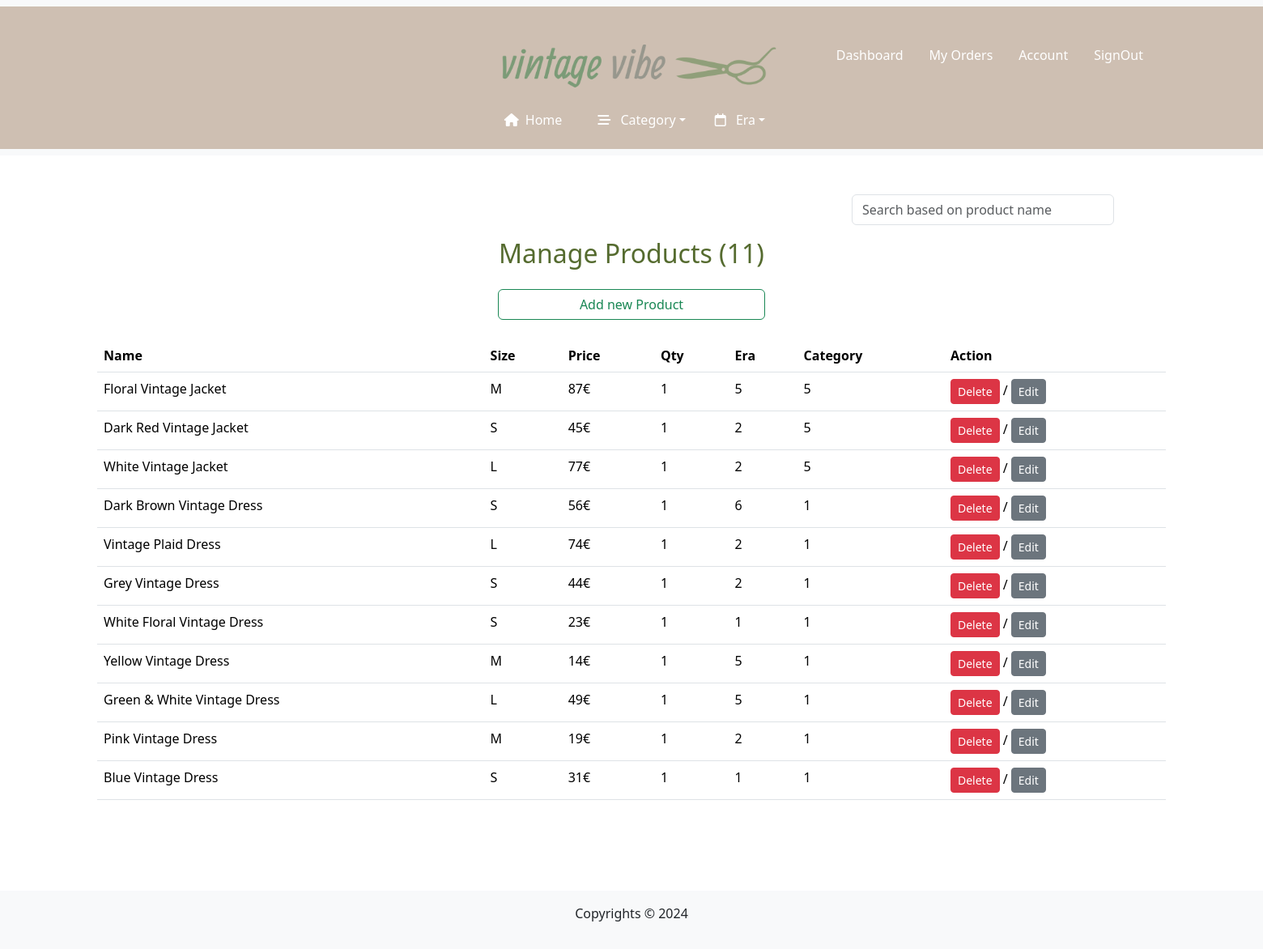
Page /manage-products.php (signed in) on the committed database.
### tables this page shows
CREATE TABLE `product` (
  `id` int(11) NOT NULL,
  `name` varchar(100) NOT NULL,
  `size` enum('S','M','L') NOT NULL,
  `price` float NOT NULL,
  `qty` int(11) NOT NULL DEFAULT 1,
  `eraid` int(11) NOT NULL,
  `categoryid` int(11) NOT NULL,
  `created_at` datetime NOT NULL DEFAULT current_timestamp(),
  `updated_at` datetime NOT NULL DEFAULT current_timestamp() ON UPDATE current_timestamp()
);

### includes/crud.php (called while the page is built, shortened)
<?php
class Crud {
    private $pdo;
    function __construct($pdo) {
        $this -> pdo = $pdo;
    }
    private function where($where = []){
        $where_statement = "";
        return $where_statement;
    }
    private function columns($columns = []){
        if (empty($columns)) {
            return "*";
        } else {
            return implode(",", $columns);
        }
    }
    public function select($table, $columns = [], $where =[], $limit, $sort) {
        $columns = $this->columns($columns);
        $whereClause = $this->where($where);
        $sort = ($sort == '') ? ' ORDER BY id DESC  '  : ' ORDER BY ' . $sort . ' ';
        $limitClause = ($limit > 0) ?  "LIMIT $limit" : "" ;
         $sql = "SELECT $columns FROM $table $whereClause $sort $limitClause";
         return $this->pdo->query($sql);
    }
}

### manage-products.php (the view, shortened to what this page needs)
<?php include('includes/header.php'); ?>
<?php
if(isset($_GET['search-products']) && !empty($_GET['search-products'])){
    $search_products = (new CRUD($pdo))->search('product',[],['name'=>$_GET['search-products']],'');
    $search_products = $search_products->fetchAll();
    if (count($search_products) > 0) {
        $products = $search_products;
    } else {
        $products = [];
    }
}else{
    $products = (new CRUD($pdo))->select('product',[],[],'','');
    $products = $products->fetchAll();
}
?>
<?php
    if(isset($_SESSION['logged_in']) && $_SESSION['logged_in'] == true):
    if(!(isset($_SESSION['is_user']) && $_SESSION['is_user'] == true)):
?>
    <section class="manage-products py-5">
        <div class="container">
        <div class="search mb-3 w-100" style="margin-left:920px;">
            <form class="w-50"  method="get" action="<?= $_SERVER['PHP_SELF'];?>">
                <div class="input-group w-50">
                    <input class="form-control" type="search" name="search-products" value="<?= isset($_GET['search-products']) && !empty($_GET['search-products']) ? $_GET['search-products'] : '' ?>" placeholder="Search based on product name" >
                </div>
            </form>
        </div>
        <?php if(count($products) > 0): ?>
            <h2 class="text-center" style="color:darkolivegreen;">Manage Products (<?= count($products); ?>)</h2>
        <div class="row mt-4">
            <button type="submit" class="btn btn-outline-success add-product-btn w-25 mx-auto mb-4"  data-bs-toggle="modal"  data-bs-target="#addProductModal" data-residence-id="">
                Add new Product
            </button>
            <table class="table">
                <tr>
                    <th>Name</th>
                    <th>Size</th>
                    <th>Price</th>
                    <th>Qty</th>
                    <th>Era</th>
                    <th>Category</th>
                    <th>Action</th>
                </tr>
            <?php foreach($products as $product): ?>
                <tr>
                    <td><?= $product['name'] ?></td>
                    <td><?= $product['size'] ?></td>
                    <td><?= $product['price'] ?>&euro;</td>
                    <td><?= $product['qty'] ?></td>
                    <td><?= $product['eraid'] ?></td>
                    <td><?= $product['categoryid'] ?></td>
                    <td>
                        <a href="?action=delete&id=<?=$product['id'];?>" class="btn btn-sm btn-danger" onclick="return confirm('Are you sure?');">Delete</a> /
                        <a href="?action=edit&id=<?=$product['id'];?>" class="btn btn-sm btn-secondary">Edit</a>
                    </td>
                </tr>
                <?php endforeach; ?>
            </table>
        </div>
        <?php endif; ?>
        </div>
    </section>
<?php else: header('location:index.php');?>
<?php endif; endif; ?>
<?php include('includes/footer.php'); ?>

### includes/header.php (shortened to what this page needs)
<!DOCTYPE html>
<html lang="en">
<head>
    <link href="https://cdn.jsdelivr.net/npm/bootstrap@5.3.3/dist/css/bootstrap.min.css" rel="stylesheet">
    <link rel="stylesheet" href="https://cdnjs.cloudflare.com/ajax/libs/font-awesome/6.0.0-beta3/css/all.min.css">
</head>
<body style="overflow-x:hidden;">
    <header>
        <nav class="navbar navbar-expand-lg bg-body-tertiary">
            <div style="background-color: #cebfb2;"  class="w-100">
            <div class="container">
                <div class="row d-flex align-items-center py-3">
                <div class="col-12 d-flex justify-content-between mb-3 mt-4">
                    <div>
                        <a style="margin-left:480px;" class="navbar-brand" href="#">
                            <img id="logo" src="assets/images/newlogo.png" alt="vintagevibe Logo" draggable="false" width="350"/>
                        </a>
                    </div>
                    <div class="flex-end" >
                        <?php if(isset($_SESSION['logged_in']) && ($_SESSION['logged_in'] === true)): ?>
                            <ul class="navbar-nav align-items-center mx-auto">
                                <?php if(isset($_SESSION['is_admin']) && ($_SESSION['is_admin'] === true)): ?>
                                    <li class="nav-item">
                                        <a class="nav-link mx-2 text-white" href="dashboard.php">Dashboard</a>
                                    </li>
                                <?php endif; ?>
                                <?php if(isset($_SESSION['logged_in']) && ($_SESSION['logged_in'] === true)): ?>
                                    <li class="nav-item">
                                        <a class="nav-link mx-2 text-white" href="my-orders.php">My Orders</a>
                                    </li>
                                <?php endif; ?>
                                <li class="nav-item">
                                    <a class="nav-link mx-2 text-white" href="account.php">Account</a>
                                </li>
                                <li class="nav-item">
                                    <a class="nav-link mx-2 text-white" href="?action=logout">SignOut</a>
                                </li>
                            </ul>
                        <?php endif; ?>
                    </div>
                </div>
                <div class="col-12 d-flex justify-content-center">
                    <div class="collapse navbar-collapse" id="navbarSupportedContent">
                    <ul class="navbar-nav align-items-center mx-auto " >
                        <li class="nav-item">
                            <a class="nav-link mx-2 text-white" href="index.php"><i class="fas fa-home pe-2" style="color:white "></i>Home</a>
                        </li>
                        <li class="nav-item dropdown" style="margin-left:20px">
                            <a class="nav-link dropdown-toggle text-white" href="#" role="button" data-bs-toggle="dropdown" aria-expanded="false"><i class="fa-solid fa-bars-staggered pe-2"></i>
                            Category</a>
                        </li>
                        <li class="nav-item dropdown" style="margin-left:20px">
                            <a class="nav-link dropdown-toggle text-white" href="#" role="button" data-bs-toggle="dropdown" aria-expanded="false"><i class="fa-regular fa-calendar pe-2"></i>
                            Era</a>
                        </li>
                    </ul>
                    </div>
                </div>
                </div>
            </div>
        </div>
        </nav>
    </header>

### includes/footer.php (shortened to what this page needs)
<footer class="mt-5 bg-light py-3">
    <p class="text-center">Copyrights &copy; 2024</p>
</footer>
</body>
</html>

### rows in the picture
product: name "Floral Vintage Jacket", size "M", price "87", qty "1", eraid "5", categoryid "5"
product: name "Dark Red Vintage Jacket", size "S", price "45", qty "1", eraid "2", categoryid "5"
product: name "White Vintage Jacket", size "L", price "77", qty "1", eraid "2", categoryid "5"
product: name "Dark Brown Vintage Dress", size "S", price "56", qty "1", eraid "6", categoryid "1"
product: name "Vintage Plaid Dress", size "L", price "74", qty "1", eraid "2", categoryid "1"
product: name "Grey Vintage Dress", size "S", price "44", qty "1", eraid "2", categoryid "1"
product: name "White Floral Vintage Dress", size "S", price "23", qty "1", eraid "1", categoryid "1"
product: name "Yellow Vintage Dress", size "M", price "14", qty "1", eraid "5", categoryid "1"
product: name "Green & White Vintage Dress", size "L", price "49", qty "1", eraid "5", categoryid "1"
product: name "Pink Vintage Dress", size "M", price "19", qty "1", eraid "2", categoryid "1"
product: name "Blue Vintage Dress", size "S", price "31", qty "1", eraid "1", categoryid "1"

### other values in the picture
count($products) "11"
